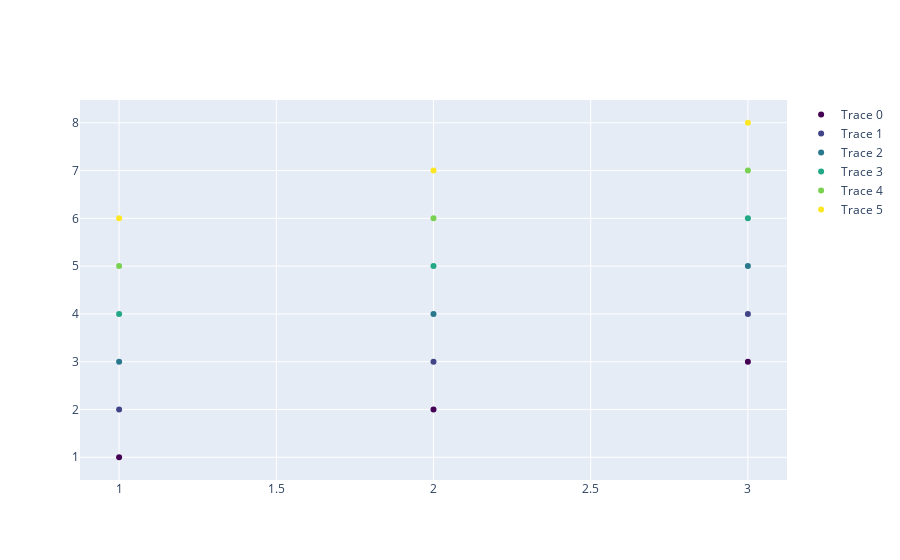

The code cell stored with this chart in its notebook:
### Markdown cell above
### 2d scatter with color

### Code cell
# Sample data
x = [1, 2, 3]
y_list = [[1, 2, 3], [2, 3, 4], [3, 4, 5], [4, 5, 6], [5, 6, 7], [6, 7, 8]]

# Choose a colormap
colormap = cm.viridis  # Example using Viridis

# Calculate normalized values for each trace
num_traces = len(y_list)
norm_values = [i / (num_traces - 1) for i in range(num_traces)]

# Create the figure
fig = go.Figure()

# Add traces to the figure
for i, y in enumerate(y_list):
    # Get color from colormap and convert to hex format
    color_rgba = colormap(norm_values[i])
    

    fig.add_trace(go.Scatter(
        x=x, 
        y=y, 
        mode='markers', 
        marker=dict(color='rgba'+str(colormap(norm_values[i]))),  # Use hex color
        name=f'Trace {i}',
    ))

# Show plot
fig.show()

### Figure 1 — Plotly figure (JSON) as saved in the notebook; plotly's stock layout.template omitted (floating-point values rounded to 4 significant figures)
{"data": [{"marker": {"color": "rgba(0.267004, 0.004874, 0.329415, 1.0)"}, "mode": "markers", "name": "Trace 0", "type": "scatter", "x": [1, 2, 3], "y": [1, 2, 3]}, {"marker": {"color": "rgba(0.253935, 0.265254, 0.529983, 1.0)"}, "mode": "markers", "name": "Trace 1", "type": "scatter", "x": [1, 2, 3], "y": [2, 3, 4]}, {"marker": {"color": "rgba(0.163625, 0.471133, 0.558148, 1.0)"}, "mode": "markers", "name": "Trace 2", "type": "scatter", "x": [1, 2, 3], "y": [3, 4, 5]}, {"marker": {"color": "rgba(0.134692, 0.658636, 0.517649, 1.0)"}, "mode": "markers", "name": "Trace 3", "type": "scatter", "x": [1, 2, 3], "y": [4, 5, 6]}, {"marker": {"color": "rgba(0.477504, 0.821444, 0.318195, 1.0)"}, "mode": "markers", "name": "Trace 4", "type": "scatter", "x": [1, 2, 3], "y": [5, 6, 7]}, {"marker": {"color": "rgba(0.993248, 0.906157, 0.143936, 1.0)"}, "mode": "markers", "name": "Trace 5", "type": "scatter", "x": [1, 2, 3], "y": [6, 7, 8]}], "layout": {}}
